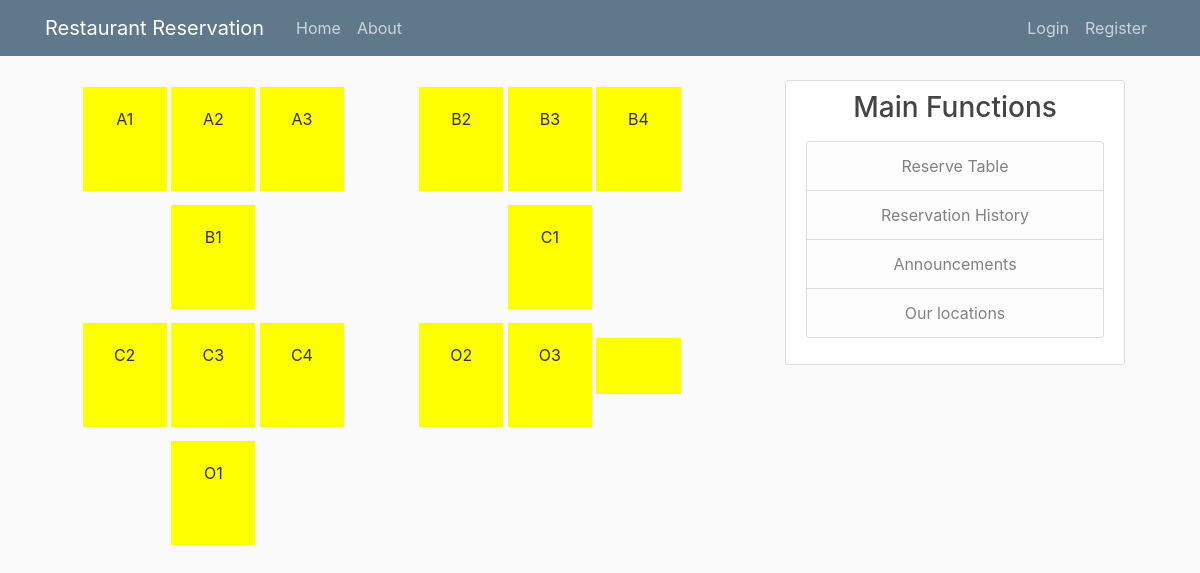
Screenshot of /table/ with the database file from the repository.
### table/models.py (models this page shows, shortened)
class Table(models.Model):
    tableId = models.CharField(max_length=100)
    capacity = models.IntegerField()
    isOutdoor = models.BooleanField(default=False)
    isBooth = models.BooleanField(default=False)
    isCurAvailable = models.BooleanField(default=True)

### table/views.py (the view)
# urls.py: path('', TableListView.as_view(), name='table-home'),
class TableListView(ListView):
    model = Table
    template_name = 'table/home.html'  # <app>/<model>_<viewtype>.html
    context_object_name = 'tables'

### table/templates/table/home.html (shortened to what this page needs)
{% extends "base.html" %}
{% block content %}
<html lang="en"><head>
</head>
<body translate="no">
  <div class="container">
<div class="row" id="row1">
	<div class="column c1">
		<a><p>{{ tables.0.tableId }}</p><span class="s-name">{{ tables.0.capacity }}</span></a>
		<a><p>{{ tables.1.tableId }}</p><span class="s-name">{{ tables.1.capacity }}</span></a>
		<a><p>{{ tables.2.tableId }}</p><span class="s-name">{{ tables.2.capacity }}</span></a>
		<a><p>{{ tables.3.tableId }}</p><span class="s-name">{{ tables.3.capacity }}</span></a>
	</div>
	<div class="column c2">
		<a><p>{{ tables.4.tableId }}</p><span class="s-name">{{ tables.4.capacity }}</span></a>
		<a><p>{{ tables.5.tableId }}</p><span class="s-name">{{ tables.5.capacity }}</span></a>
		<a><p>{{ tables.6.tableId }}</p><span class="s-name">{{ tables.6.capacity }}</span></a>
		<a><p>{{ tables.7.tableId }}</p><span class="s-name">{{ tables.7.capacity }}</span></a>
	</div>
</div>
	<div class="row" id="row1">
	<div class="column c1">
		<a><p>{{ tables.8.tableId }}</p><span class="s-name">{{ tables.8.capacity }}</span></a>
		<a><p>{{ tables.9.tableId }}</p><span class="s-name">{{ tables.9.capacity }}</span></a>
		<a><p>{{ tables.10.tableId }}</p><span class="s-name">{{ tables.10.capacity }}</span></a>
		<a><p>{{ tables.11.tableId }}</p><span class="s-name">{{ tables.11.capacity }}</span></a>
	</div>
	<div class="column c2">
		<a><p>{{ tables.12.tableId }}</p><span class="s-name">{{ tables.12.capacity }}</span></a>
		<a><p>{{ tables.13.tableId }}</p><span class="s-name">{{ tables.13.capacity }}</span></a>
		<a><p>{{ tables.14.tableId }}</p></a>
	</div>
</div>
</div>
</body></html>
{% endblock content %}

### templates/base.html (shortened to what this page needs)
{% load static %}
<!DOCTYPE html>
<html>
<head>
    <link rel="stylesheet" href="https://maxcdn.bootstrapcdn.com/bootstrap/4.0.0/css/bootstrap.min.css">
    <link rel="stylesheet" type="text/css" href="{% static 'main.css' %}">
</head>
<body>
    <header class="site-header">
      <nav class="navbar navbar-expand-md navbar-dark bg-steel fixed-top">
        <div class="container">
          <a class="navbar-brand mr-4" href="{% url 'table-home' %}">Restaurant Reservation</a>
          <div class="collapse navbar-collapse" id="navbarToggle">
            <div class="navbar-nav mr-auto">
              <a class="nav-item nav-link" href="#">Home</a>
              <a class="nav-item nav-link" href="#">About</a>
            </div>
            <div class="navbar-nav">
              {% if user.is_authenticated %}
                <a class="nav-item nav-link" href="table-search">Reserve</a>
                <a class="nav-item nav-link" href="{% url 'user-profile' %}">Profile</a>
                <a class="nav-item nav-link" href="{% url 'logout' %}">Logout</a>
              {% else %}
                <a class="nav-item nav-link" href="{% url 'login' %}">Login</a>
                <a class="nav-item nav-link" href="{% url 'register' %}">Register</a>
              {% endif %}
            </div>
          </div>
        </div>
      </nav>
    </header>
    <main role="main" class="container">
      <div class="row">
        <div class="col-md-8">
          {% block content %}{% endblock %}
        </div>
        <div class="col-md-4">
          <div class="content-section">
            <h3>Main Functions</h3>
            <p class='text-muted'>
              <ul class="list-group">
                <a href="{% url 'table-search' %}" class="list-group-item list-group-item-light">Reserve Table</a>
                <a href="{% url 'reservation-list' %}" class="list-group-item list-group-item-light">Reservation History</a>
                <li class="list-group-item list-group-item-light">Announcements</li>
                <li class="list-group-item list-group-item-light">Our locations</li>
              </ul>
            </p>
          </div>
        </div>
      </div>
    </main>
  </body>
</html>

### static/main.css (style rules this page uses)
body { background: #fafafa; color: #333333; margin-top: 5rem; }
h1, h2, h3, h4, h5, h6 { color: #444444; }
ul { margin: 0; }
.bg-steel { background-color: #5f788a; }
.site-header .navbar-nav .nav-link { color: #cbd5db; }
.content-section { background: #ffffff; padding: 10px 20px; border: 1px solid #dddddd; border-radius: 3px; margin-bottom: 20px; }

### table/templates/table/home.html (style rules this page uses)
*, *:after, *:before { box-sizing: border-box; }
.row { width: 100%; text-align: center; }
.column { width: 49.5%; display: inline-block; }
.column a { width: 25%; display: inline-block; text-align: center; padding: 20px 0; background: yellow; margin: 7px 0; cursor: crosshair; }
.column a p { display: block; text-align: center; transition: ease .35s; opacity: 1;; }

### rows the page displays
Table: tableId "A1"
Table: tableId "A2"
Table: tableId "A3"
Table: tableId "B1"
Table: tableId "B2"
Table: tableId "B3"
Table: tableId "B4"
Table: tableId "C1"
Table: tableId "C2"
Table: tableId "C3"
Table: tableId "C4"
Table: tableId "O1"
Table: tableId "O2"
Table: tableId "O3"
